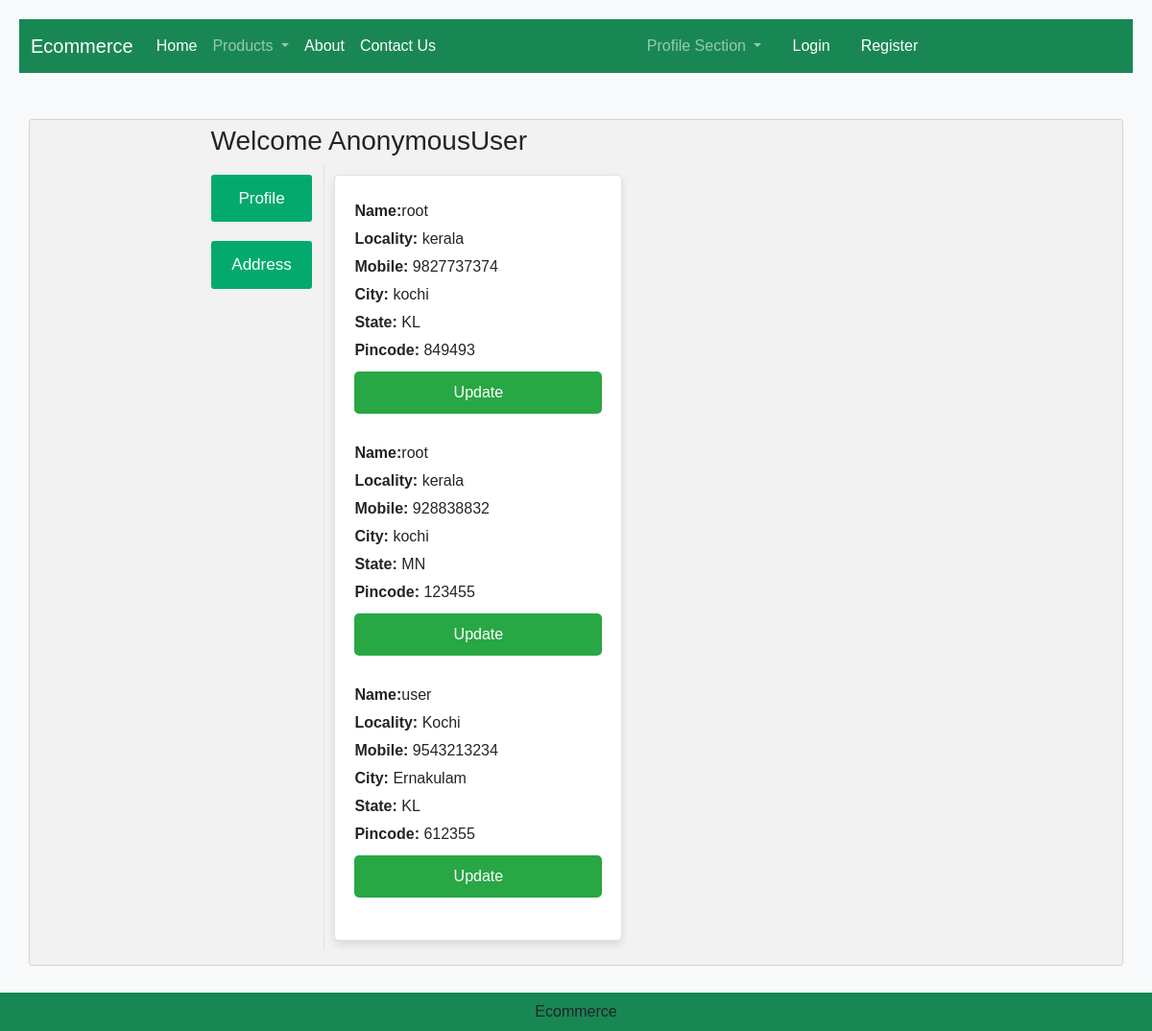
The page /address/ on the database its author committed.
### application/models.py (models this page shows, shortened)
class Customer(models.Model):
    user = models.ForeignKey(User,on_delete=models.CASCADE)
    name = models.CharField(max_length=200)
    locality = models.CharField(max_length=200)
    city = models.CharField(max_length=50)
    mobile = models.IntegerField(default=0)
    zipcode = models.IntegerField()
    state = models.CharField(choices=STATE_CHOICES,max_length=100)

### application/views.py (the view)
# urls.py: path('address/', views.Address, name='address'),
def Address(request):
    address = Customer.objects.all()
    return render(request,'app/address.html',locals())

### application/templates/app/address.html (shortened to what this page needs)
{% extends "app/base.html" %}
{% load static %}
{% block main-content %}
<div class="container my-5">
<div class="row">
    <h3>Welcome <span class="text-capitalize">{{request.user}}</span></h3>
    <div class="col-sm-2 border-end">
        <ui class="list-unstyled">
            <li class="d-grid"><a href="{% url 'profile' %}" class="btn btn-primary">Profile</a></li>
            <li class="d-grid"><a href="{% url "address" %}" class="btn btn-primary">Address</a></li>
    </div>
        <div class="address-card">
        {% for adr in address  %}
            <p><strong>Name:</strong>{{adr.name}}</p>
            <p><strong>Locality:</strong> {{adr.locality}}</p>
            <p><strong>Mobile:</strong> {{adr.mobile}}</p>
            <p><strong>City:</strong> {{adr.city}}</p>
            <p><strong>State:</strong> {{adr.state}}</p>
            <p><strong>Pincode:</strong> {{adr.zipcode}}</p>
            <button class="update-button">Update</button>
            <br>
        {% endfor %}
        </div>
</div>
</div>
{% endblock main-content %}

### application/static/app/css/style.css (style rules this page uses)
.row { display: -ms-flexbox; display: flex; -ms-flex-wrap: wrap; flex-wrap: wrap; margin: 0 -16px; }
.container { background-color: #f2f2f2; padding: 5px 20px 15px 20px; border: 1px solid lightgrey; border-radius: 3px; }
.btn { background-color: #04AA6D; color: white; padding: 12px; margin: 10px 0; border: none; width: 100%; border-radius: 3px; cursor: pointer; font-size: 17px; }

### application/static/app/css/checkout.css (style rules this page uses)
.row { display: -ms-flexbox; display: flex; -ms-flex-wrap: wrap; flex-wrap: wrap; margin: 0 -16px; }
.container { background-color: #f2f2f2; padding: 5px 20px 15px 20px; border: 1px solid lightgrey; border-radius: 3px; }
.btn { background-color: #04AA6D; color: white; padding: 12px; margin: 10px 0; border: none; width: 100%; border-radius: 3px; cursor: pointer; font-size: 17px; }

### application/static/app/css/addr.css (style rules this page uses)
body { font-family: Arial, sans-serif; background-color: #f8f9fa; margin: 0; padding: 20px; }
.container { display: flex; justify-content: space-around; flex-wrap: wrap; }
.address-card { background-color: #fff; border: 1px solid #dee2e6; border-radius: 5px; box-shadow: 0 4px 8px rgba(0, 0, 0, 0.1); padding: 20px; margin: 10px; width: 300px; box-sizing: border-box; text-align: left; }
.address-card p { margin: 5px 0; }
.update-button { display: block; width: 100%; padding: 10px; background-color: #28a745; border: none; border-radius: 5px; color: white; font-size: 1em; cursor: pointer; margin-top: 10px; text-align: center; }

### rows shown on the page
Customer: name "root", locality "kerala", mobile "9827737374", city "kochi", state "KL", zipcode "849493"
Customer: name "root", locality "kerala", mobile "928838832", city "kochi", state "MN", zipcode "123455"
Customer: name "user", locality "Kochi", mobile "9543213234", city "Ernakulam", state "KL", zipcode "612355"

### other values the page prints
{{ request.user }} "AnonymousUser"
